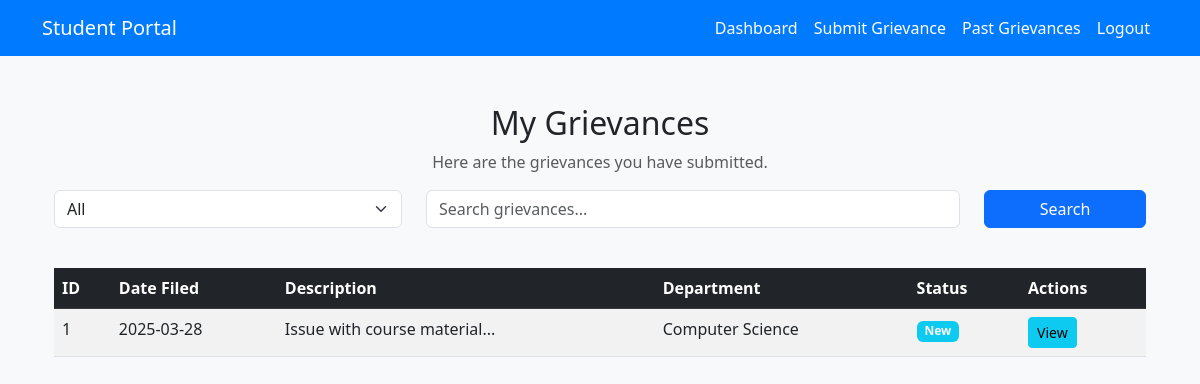
/student/view_grievances (signed in), run on an earlier commit of the app's database.
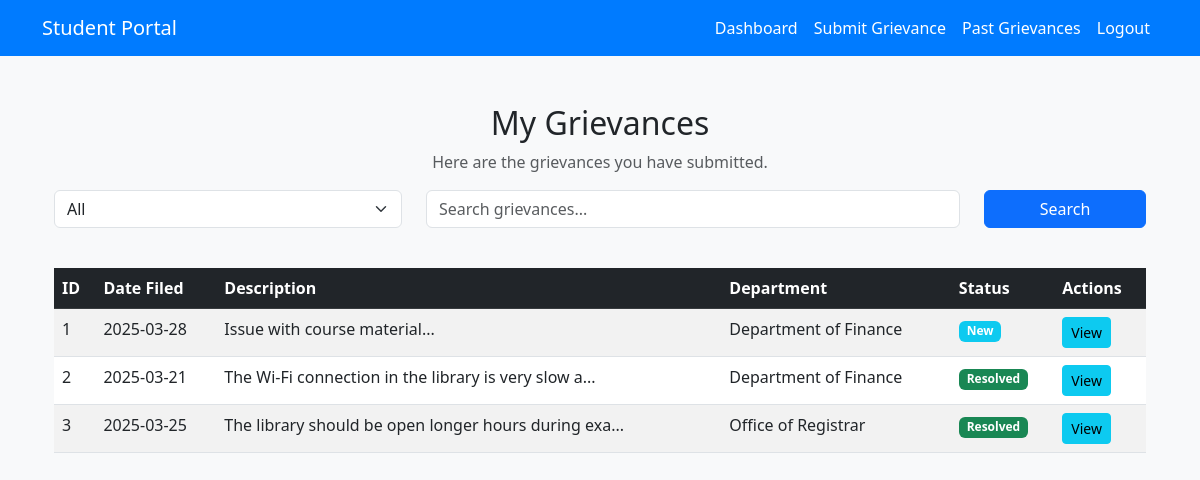
And on a later commit of the database.
### models.py (models this page shows)
class Complaint(db.Model):
    comp_id = db.Column(db.Integer, primary_key=True)
    comp_datefiled = db.Column(db.DateTime, default=datetime.utcnow, nullable=False)
    comp_descr = db.Column(db.Text, nullable=False)
    comp_status = db.Column(db.String(100), default='New')
    comp_dept=db.Column(db.String(200), nullable=False)
    comp_anonymous = db.Column(db.Boolean, default=False)
    comp_dateresolved = db.Column(db.DateTime, nullable=True)
    comp_doc = db.Column(db.String(300), nullable=True)  # Stores filename of uploaded document
    comp_title = db.Column(db.String(200), nullable=False)  # New field for complaint title
    stud_id = db.Column(db.Integer, db.ForeignKey('student.stud_id'), nullable=True)
    admin_id = db.Column(db.Integer, db.ForeignKey('admin.admin_id'), nullable=True)
    superv_id = db.Column(db.Integer, db.ForeignKey('supervisor.superv_id'), nullable=True)
    appeal = db.relationship('Appeal', backref='complaint', uselist=False, lazy=True)

### routes/student.py (the view)
@student_bp.route('/view_grievances')
@login_required
def view_grievances():
    if current_user.role != 'student':
        flash("Access denied. Only students can view grievances.", "danger")
        return redirect(url_for('auth.home'))
    student = Student.query.filter_by(user_id=current_user.user_id).first()
    if not student:
        flash("No student profile found. Please contact administration.", "warning")
        return redirect(url_for('student.dashboard'))
    status = request.args.get('status', 'All')
    search_query = request.args.get('search', '')
    grievances_query = Complaint.query.filter_by(stud_id=student.stud_id)
    if status != 'All':
        grievances_query = grievances_query.filter_by(comp_status=status)
    if search_query:
        grievances_query = grievances_query.filter(Complaint.comp_descr.contains(search_query))
    grievances = grievances_query.all()
    return render_template('student/view_grievances.html', grievances=grievances, selected_status=status, search_query=search_query)

### app.py (called while the page is built)
@login_manager.user_loader
def load_user(user_id):
    return db.session.get(User, int(user_id))

### templates/student/view_grievances.html (shortened to what this page needs)
{% extends "student/student_base.html" %}
{% block body %}
<div class="container mt-5">
    <h2 class="text-center">My Grievances</h2>
    <p class="text-center text-muted">Here are the grievances you have submitted.</p>
    <div class="row mb-3">
        <div class="col-md-4">
            <select id="statusFilter" class="form-select">
                <option value="All" {% if selected_status=='All' %}selected{% endif %}>All</option>
            </select>
        </div>
        <div class="col-md-6">
            <input type="text" id="searchInput" class="form-control" placeholder="Search grievances..."
                value="{{ search_query }}">
        </div>
        <div class="col-md-2">
            <button class="btn btn-primary w-100" onclick="applyFilters()">Search</button>
        </div>
    </div>
    {% if grievances %}
    <div class="table-responsive">
        <table class="table table-striped table-hover mt-4">
            <thead class="table-dark">
                <tr>
                    <th>ID</th>
                    <th>Date Filed</th>
                    <th>Description</th>
                    <th>Department</th>
                    <th>Status</th>
                    <th>Actions</th>
                </tr>
            </thead>
            <tbody>
                {% for grievance in grievances %}
                <tr>
                    <td>{{ grievance.comp_id }}</td>
                    <td>{{ grievance.comp_datefiled.strftime('%Y-%m-%d') }}</td>
                    <td>{{ grievance.comp_descr[:50] }}...</td>
                    <td>{{ grievance.comp_dept }}</td>
                    <td>
                        <span class="badge
                            {% if grievance.comp_status == 'New' %} bg-info
                            {% elif grievance.comp_status == 'In Progress' %} bg-primary
                            {% elif grievance.comp_status == 'Resolved' %} bg-success
                            {% elif grievance.comp_status == 'Rejected' %} bg-danger
                            {% endif %}">
                            {{ grievance.comp_status }}
                        </span>
                    </td>
                    <td>
                        <a href="{{ url_for('student.grievance_details', comp_id=grievance.comp_id) }}"
                            class="btn btn-info btn-sm">View</a>
                    </td>
                </tr>
                {% endfor %}
            </tbody>
        </table>
    </div>
    {% else %}
    <div class="alert alert-info text-center mt-4">No grievances found.</div>
    {% endif %}
</div>
{% endblock %}

### templates/student/student_base.html (shortened to what this page needs)
<!DOCTYPE html>
<html lang="en">
<head>
    <link href="https://cdn.jsdelivr.net/npm/bootstrap@5.3.0/dist/css/bootstrap.min.css" rel="stylesheet">
</head>
<body>
    <nav class="navbar navbar-expand-lg navbar-dark">
        <div class="container">
            <a class="navbar-brand" href="{{ url_for('student.dashboard') }}">Student Portal</a>
            <div class="collapse navbar-collapse" id="navbarNav">
                <ul class="navbar-nav ms-auto">
                    <li class="nav-item">
                        <a class="nav-link" href="{{ url_for('student.dashboard') }}">Dashboard</a>
                    </li>
                    <li class="nav-item">
                        <a class="nav-link" href="{{ url_for('student.submit_grievance') }}">Submit Grievance</a>
                    </li>
                    <li class="nav-item">
                        <a class="nav-link" href="{{ url_for('student.view_grievances') }}">Past Grievances</a>
                    </li>
                    <li class="nav-item">
                        <a class="nav-link" href="{{ url_for('auth.logout') }}">Logout</a>
                    </li>
                </ul>
            </div>
        </div>
    </nav>
    <div class="container dashboard-container">
        {% block body %}{% endblock %}
    </div>
</body>
</html>

### templates/student/student_base.html (style rules this page uses)
body { background-color: #f8f9fa; }
.navbar { background-color: #007bff; }
.navbar-brand, .nav-link { color: white !important; }
.dashboard-container { margin-top: 20px; }

What changed in the data, as far as the page shows it:
changed Complaint "Issue with course material": comp_dept "Computer Science" → "Department of Finance"
added Complaint: comp_id "2", comp_datefiled "2025-03-21", comp_descr "The Wi-Fi connection in the library is very slow a", comp_dept "Department of Finance", comp_status "Resolved"
added Complaint: comp_id "3", comp_datefiled "2025-03-25", comp_descr "The library should be open longer hours during exa", comp_dept "Office of Registrar", comp_status "Resolved"
